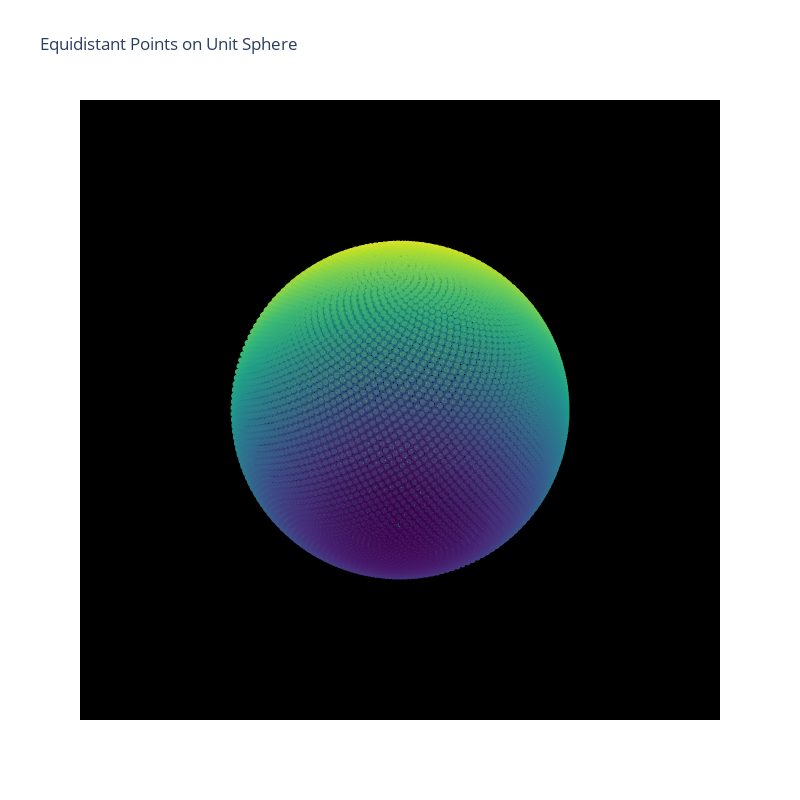

The cell this chart's notebook holds for it:
### Code cell
import plotly.graph_objects as go

# Create the 3D scatter plot
fig = go.Figure(data=[go.Scatter3d(
    x=cartesion[:,0],
    y=cartesion[:,1], 
    z=cartesion[:,2],
    mode='markers',
    marker=dict(
        size=2,
        color=cartesion[:,2],  # Color points by z-coordinate
        colorscale='Viridis',
        opacity=0.8
    )
)])

# Update layout for better visualization
fig.update_layout(
    title='Equidistant Points on Unit Sphere',
    scene=dict(
        xaxis=dict(showgrid=False, zeroline=False, showline=False, showticklabels=False, showbackground=False, title=''),
        yaxis=dict(showgrid=False, zeroline=False, showline=False, showticklabels=False, showbackground=False, title=''),
        zaxis=dict(showgrid=False, zeroline=False, showline=False, showticklabels=False, showbackground=False, title=''),
        bgcolor='black'
    ),
    width=800,
    height=800
)

# Show the interactive plot
fig.show()

### Figure 1 — Plotly figure (JSON) as saved in the notebook; plotly's stock layout.template omitted (floating-point values rounded to 4 significant figures; data arrays with more than 128 entries replaced by an {"elided": "..."} marker saying what was removed)
{"data": [{"marker": {"color": {"elided": "10000 float values"}, "colorscale": [[0, "#440154"], [0.1111, "#482878"], [0.2222, "#3e4989"], [0.3333, "#31688e"], [0.4444, "#26828e"], [0.5556, "#1f9e89"], [0.6667, "#35b779"], [0.7778, "#6ece58"], [0.8889, "#b5de2b"], [1, "#fde725"]], "opacity": 0.8, "size": 2}, "mode": "markers", "type": "scatter3d", "x": {"elided": "10000 float values"}, "y": {"elided": "10000 float values"}, "z": {"elided": "10000 float values"}}], "layout": {"height": 800, "scene": {"bgcolor": "black", "xaxis": {"showbackground": false, "showgrid": false, "showline": false, "showticklabels": false, "title": {"text": ""}, "zeroline": false}, "yaxis": {"showbackground": false, "showgrid": false, "showline": false, "showticklabels": false, "title": {"text": ""}, "zeroline": false}, "zaxis": {"showbackground": false, "showgrid": false, "showline": false, "showticklabels": false, "title": {"text": ""}, "zeroline": false}}, "title": {"text": "Equidistant Points on Unit Sphere"}, "width": 800}}
